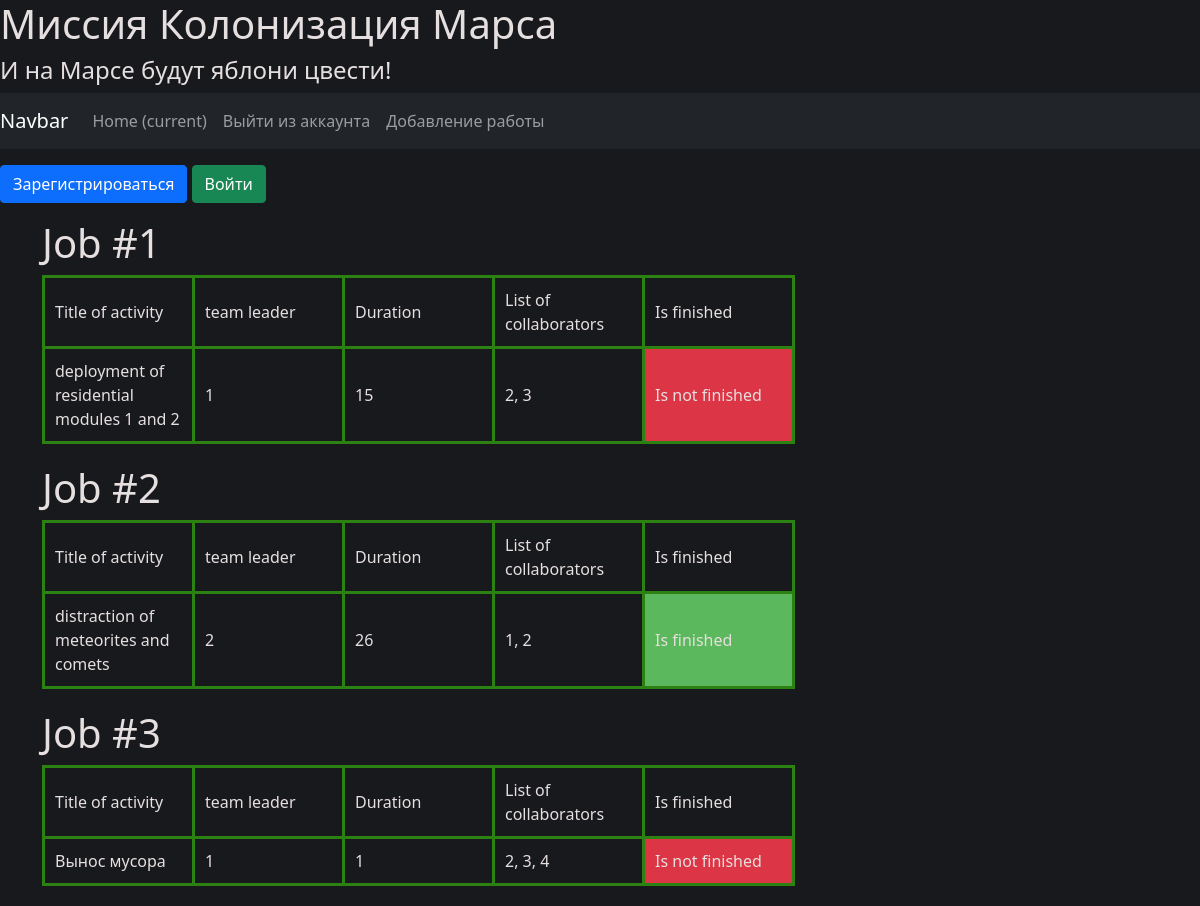
Before: / with the older database file.
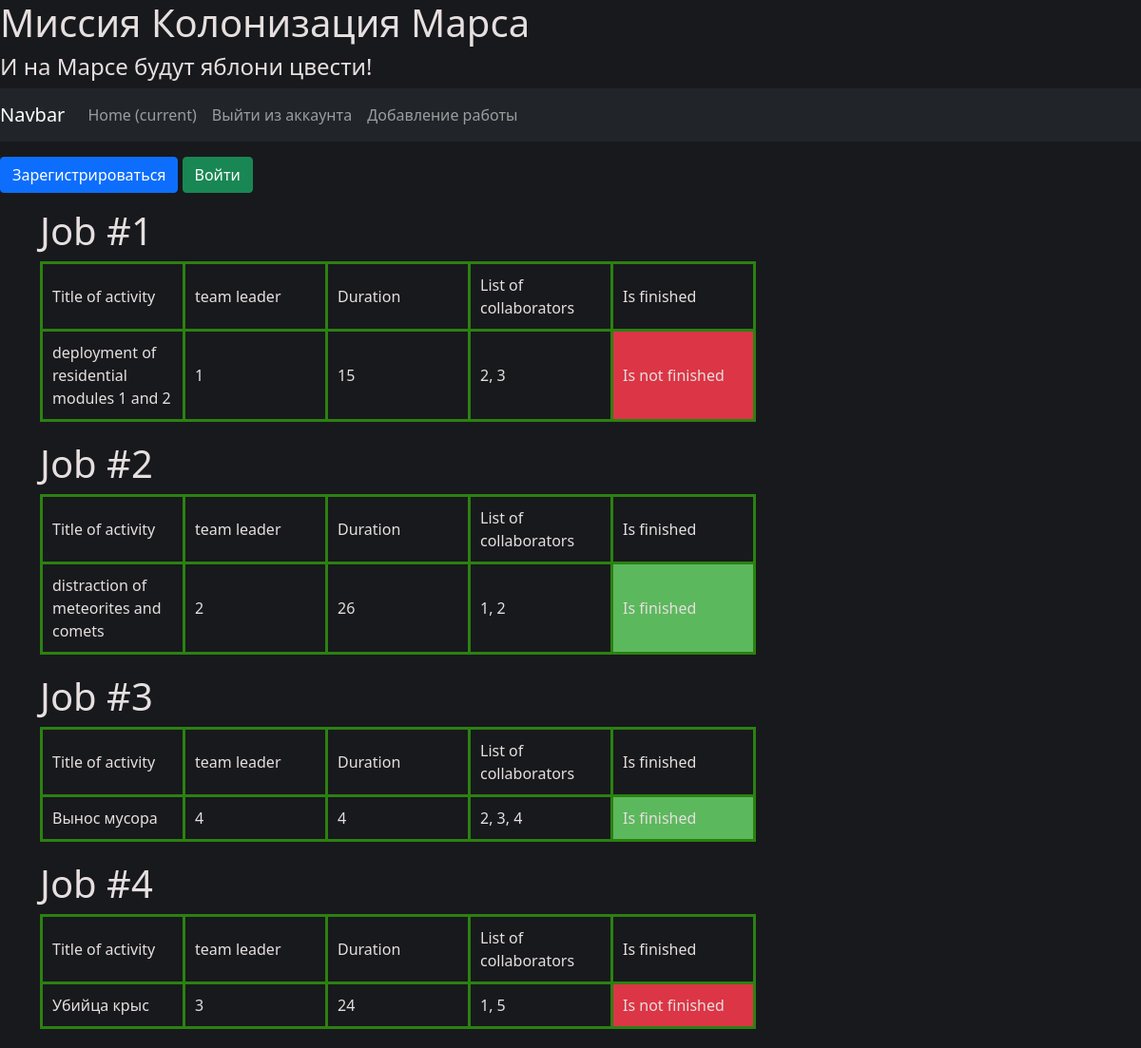
After: the same page with the newer database file.
### data/jobs.py (models this page shows, shortened)
class Job(SqlAlchemyBase):
    __tablename__ = 'jobs'
    id = sqlalchemy.Column(sqlalchemy.Integer,
                           primary_key=True, autoincrement=True)
    team_leader = sqlalchemy.Column(sqlalchemy.Integer, sqlalchemy.ForeignKey("users.id"))
    job = sqlalchemy.Column(sqlalchemy.String)
    work_size = sqlalchemy.Column(sqlalchemy.Integer)
    collaborators = sqlalchemy.Column(sqlalchemy.String)
    start_date = sqlalchemy.Column(sqlalchemy.DateTime, default=datetime.datetime.now)
    end_date = sqlalchemy.Column(sqlalchemy.DateTime)
    is_finished = sqlalchemy.Column(sqlalchemy.Boolean, default=False)
    user = orm.relationship('User')

### repr.py (the view)
@app.route('/index')
@app.route('/')
def index():
    db_sess = create_session()
    lst = []
    for job in db_sess.query(Job).all():
        lst.append(job)
    return render_template('home.html', title='Милый дом', list=lst)

### data/db_session.py (called while the page is built)
def create_session() -> Session:
    global __factory
    return __factory()

### templates/home.html (shortened to what this page needs)
{% extends "base.html" %}
{% block hed %}
<link rel="stylesheet" href="/static/css/table.css">
{% endblock %}
{% block navigate %}
<nav class="navbar navbar-expand-lg navbar-dark bg-dark">
  <a class="navbar-brand" href="/">Navbar</a>
  <div class="collapse navbar-collapse" id="navbarSupportedContent">
    <ul class="navbar-nav mr-auto">
      <li class="nav-item active">
        <a class="nav-link" href="/">Home <span class="sr-only">(current)</span></a>
      </li>
      <li class="nav-item">
        <a class="nav-link" href="/logout">Выйти из аккаунта</a>
      </li>
      <li class="nav-item">
        <a class="nav-link" href="/add_job">Добавление работы</a>
      </li>
    </ul>
  </div>
</nav>
{% endblock %}
{% block content %}
{% for job in list %}
<h1>Job #{{job.id}}</h1>
<table>
    <thead>
    <tr>
        <td>Title of activity</td>
        <td>team leader</td>
        <td>Duration</td>
        <td>List of collaborators</td>
        <td>Is finished</td>
    </tr>
    </thead>
    <tbody>
        <tr>
            <td>{{job.job}}</td>
            <td>{{job.team_leader}}</td>
            <td>{{job.work_size}}</td>
            <td>{{job.collaborators}}</td>
            {% if job.is_finished %}
            <td class="finished">Is finished</td>
            {% else %}
            <td class="not_finished">Is not finished</td>
            {% endif %}
        </tr>
    </tbody>
</table>
{% endfor %}
{% endblock %}

Changed rows visible on the page:
changed Job "Вынос мусора": team_leader "1" → "4"; work_size "1" → "4"; is_finished "Is not finished" → "Is finished"
added Job: id "4", job "Убийца крыс", team_leader "3", work_size "24", collaborators "1, 5", is_finished "Is not finished"
